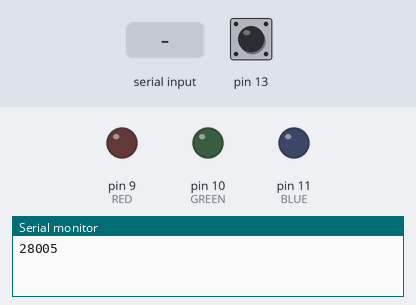
Bench run of a sketch on a simulated Arduino Uno, built with avr-gcc and run on an emulated ATmega328P. On the bench: output pins drawn as LEDs (lit = HIGH), the last lines printed to the serial monitor. The inputs (shaded band) are chosen by the test bench; at power-on: pin 13 HIGH.

Above: at 1.2 s.
1.3 s: "90,45\n" received over Serial
At 2.6 s:
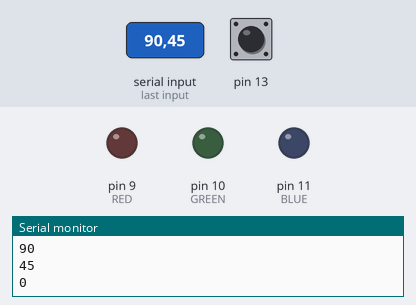
2.9 s: "30,150\n" received over Serial
At 2.99 s:
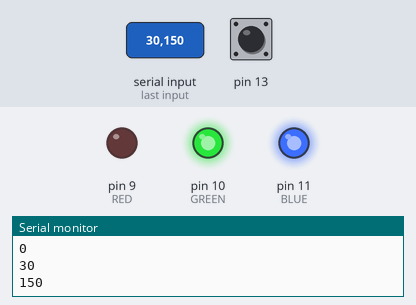
Timing chart, 0 to 5.9 s (numbered marks = the images above; inputs shaded):
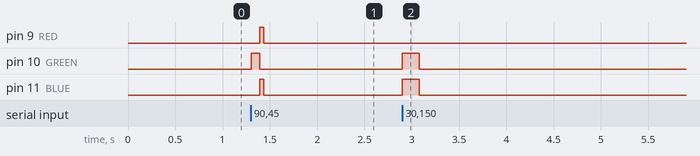

Measured:
- after the input at 1.3 s, pin 9 (RED), pin 11 (BLUE): LOW → HIGH after 0.09 s, → LOW 0.05 s later; pin 10 (GREEN): LOW → HIGH at once, → LOW 0.09 s later
- after the input at 2.9 s, pin 10 (GREEN), pin 11 (BLUE): LOW → HIGH at once, → LOW 0.18 s later

The sketch:

kosmochrome.ino
```cpp
#define RED 9
#define GREEN 10
#define BLUE 11

void setup() {
  Serial.begin(57600);
  Serial.println('kosmochrome');
  pinMode(RED,OUTPUT);
  pinMode(GREEN,OUTPUT);
  pinMode(BLUE,OUTPUT);
  Serial.setTimeout(50);
}

void loop() {
  while (Serial.available() > 0) {
    int inputValue = Serial.parseInt();
    Serial.println(inputValue);
    digitalWrite(RED,inputValue & 1);
    digitalWrite(GREEN,inputValue & 2);
    digitalWrite(BLUE,inputValue & 4);
    delay(inputValue);
    digitalWrite(RED,LOW);
    digitalWrite(GREEN,LOW);
    digitalWrite(BLUE,LOW);
  }
  digitalWrite(13,! digitalRead(13));
}
```
